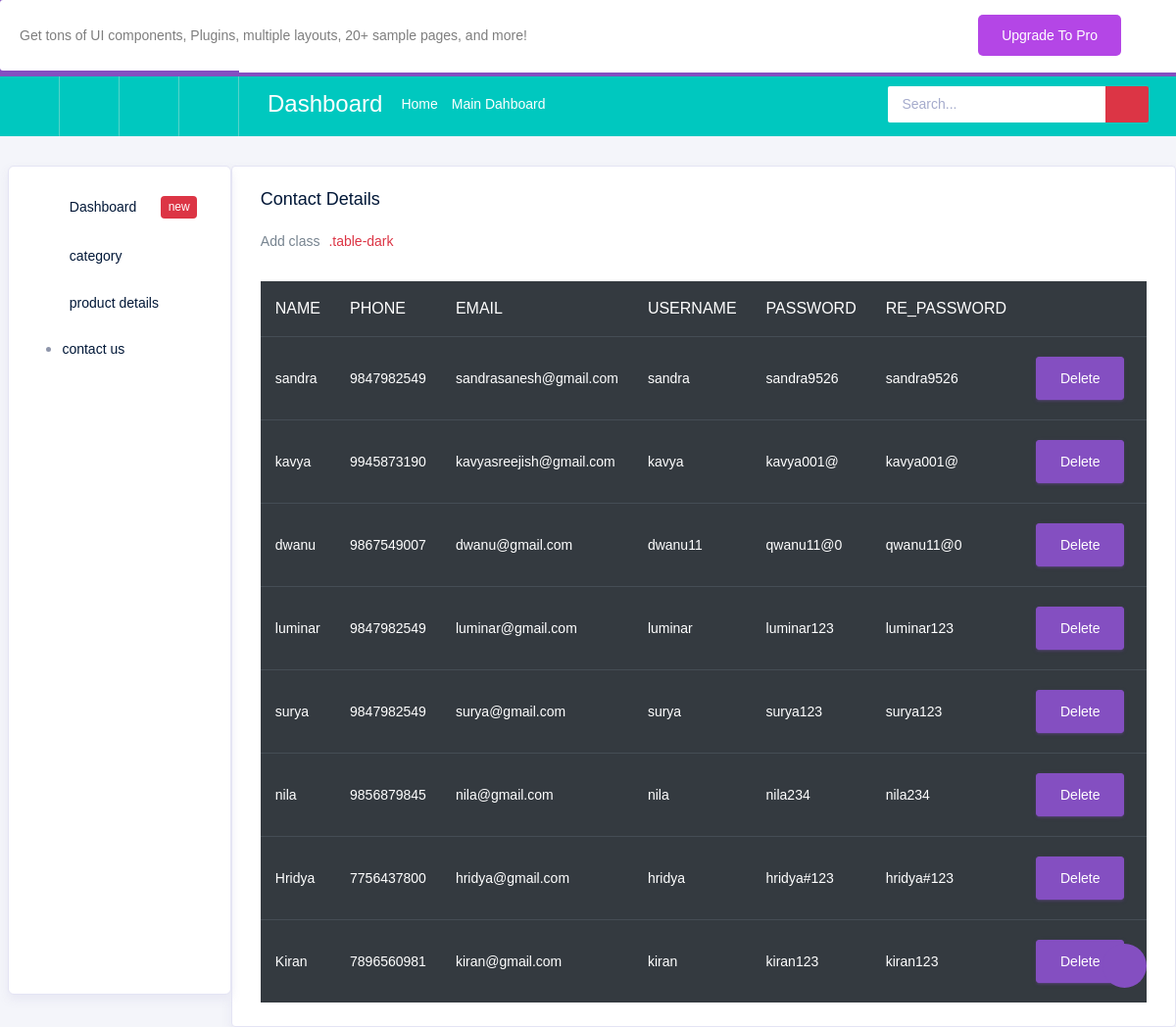
/MyApp/registration_page/, run on the app's committed database.
### Frontend/models.py (models this page shows)
class regidb(models.Model):
    name=models.CharField(max_length=20,null=True,blank=True)
    mob=models.IntegerField(null=True,blank=True)
    email=models.CharField(max_length=20,null=True,blank=True)
    username=models.CharField(max_length=20,null=True,blank=True)
    password=models.CharField(max_length=20,null=True,blank=True)
    re_password=models.CharField(max_length=20,null=True,blank=True)

### MyApp/views.py (the view)
# urls.py: path('registration_page/',views.registration_page,name="registration_page"),
def registration_page(request):
    data=regidb.objects.all()
    return render(request,"registrationpage.html",{'data':data})

### MyApp/templates/registrationpage.html (shortened to what this page needs)
<!DOCTYPE html>
{% extends 'index.html' %}
{% block content %}
<html lang="en">
<head>
</head>
<body>
<form>
<div class="card">
                <div class="card-body">
                  <h4 class="card-title">Contact details</h4>
                  <p class="card-description">
                    Add class <code>.table-dark</code>
                  </p>
                  <div class="table-responsive pt-3">
                    <table class="table table-dark">
                      <thead>
                        <tr>
                          <th>
                            NAME
                          </th>
                          <th>
                            PHONE
                          </th>
                          <th>
                           EMAIL
                          </th>
                          <th>
                           USERNAME
                          </th>
                            <th>
                           PASSWORD
                          </th>
                            <th>
                           RE_PASSWORD
                          </th>
                        </tr>
                      </thead>
                      <tbody>
                      {% for i in data %}
                        <tr>
                          <td>
                              {{i.name}}
                          </td>
                          <td>
                           {{i.mob}}
                          </td>
                          <td>
                            {{i.email}}
                          </td>
                          <td>
                            {{i.username}}
                          </td>
                            <td>
                            {{i.password}}
                          </td>
                            <td>
                            {{i.re_password}}
                          </td>
                            <td>
                                <form>
                                    <button type="submit" class="btn btn-primary mr-2">Delete</button>
                                </form>
                            </td>
                        </tr>
                      {% endfor %}
                      </tbody>
                    </table>
                  </div>
                </div>
              </div>
  </form>
</body>
</html>
{% endblock %}

### data on the page
regidb: name "sandra", mob "9847982549", email "sandrasanesh@gmail.com", username "sandra", password "sandra9526", re_password "sandra9526"
regidb: name "kavya", mob "9945873190", email "kavyasreejish@gmail.com", username "kavya", password "kavya001@", re_password "kavya001@"
regidb: name "dwanu", mob "9867549007", email "dwanu@gmail.com", username "dwanu11", password "qwanu11@0", re_password "qwanu11@0"
regidb: name "luminar", mob "9847982549", email "luminar@gmail.com", username "luminar", password "luminar123", re_password "luminar123"
regidb: name "surya", mob "9847982549", email "surya@gmail.com", username "surya", password "surya123", re_password "surya123"
regidb: name "nila", mob "9856879845", email "nila@gmail.com", username "nila", password "nila234", re_password "nila234"
regidb: name "Hridya", mob "7756437800", email "hridya@gmail.com", username "hridya", password "hridya#123", re_password "hridya#123"
regidb: name "Kiran", mob "7896560981", email "kiran@gmail.com", username "kiran", password "kiran123", re_password "kiran123"
